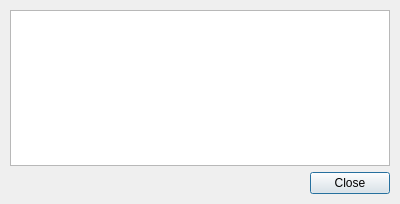
<?xml version="1.0" encoding="UTF-8"?>
<ui version="4.0">
 <class>AboutDialog</class>
 <widget class="QDialog" name="AboutDialog">
  <property name="geometry">
   <rect>
    <x>0</x>
    <y>0</y>
    <width>400</width>
    <height>204</height>
   </rect>
  </property>
  <property name="font">
   <font>
    <stylestrategy>PreferAntialias</stylestrategy>
   </font>
  </property>
  <property name="windowTitle">
   <string>About</string>
  </property>
  <layout class="QGridLayout" name="gridLayout">
   <property name="margin">
    <number>10</number>
   </property>
   <item row="0" column="0" colspan="2">
    <widget class="QTextEdit" name="textEdit">
     <property name="font">
      <font>
       <family>Times New Roman</family>
       <pointsize>12</pointsize>
      </font>
     </property>
     <property name="readOnly">
      <bool>true</bool>
     </property>
    </widget>
   </item>
   <item row="1" column="0">
    <spacer name="horizontalSpacer">
     <property name="orientation">
      <enum>Qt::Horizontal</enum>
     </property>
     <property name="sizeHint" stdset="0">
      <size>
       <width>298</width>
       <height>20</height>
      </size>
     </property>
    </spacer>
   </item>
   <item row="1" column="1">
    <widget class="QPushButton" name="pushButton">
     <property name="text">
      <string>Close</string>
     </property>
    </widget>
   </item>
  </layout>
 </widget>
 <resources/>
 <connections/>
</ui>
